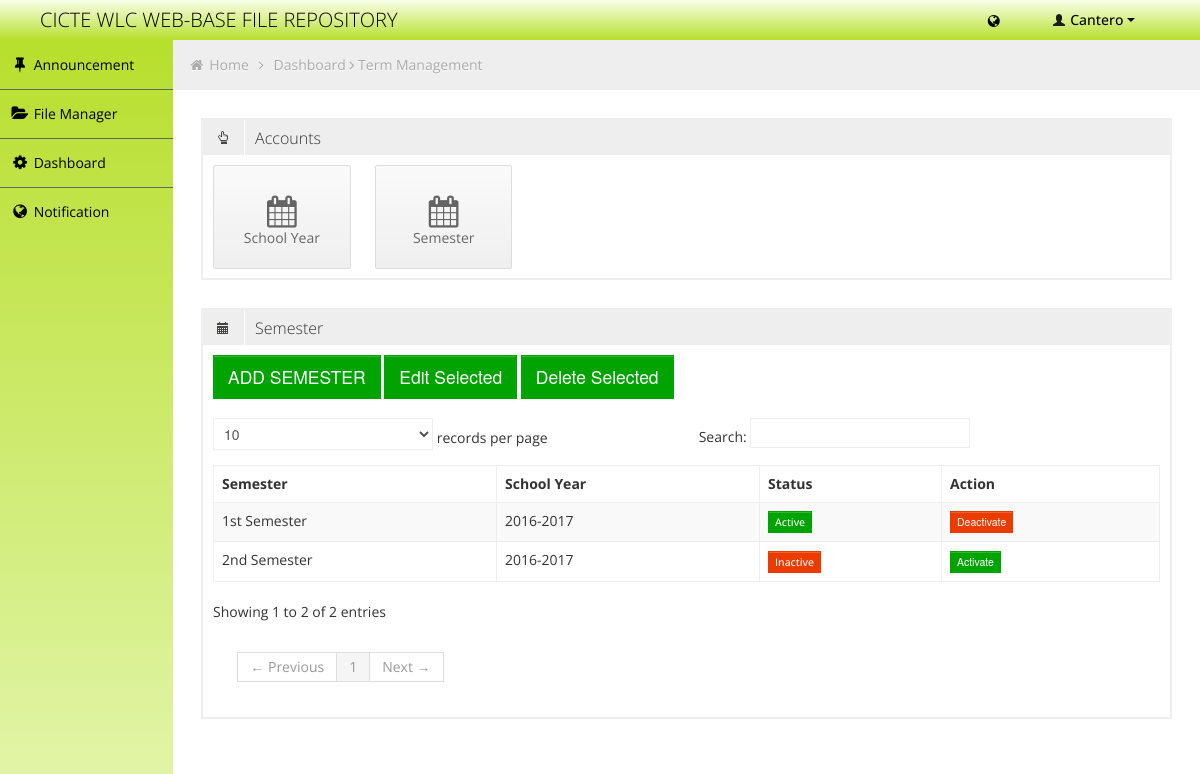
Screenshot of /termmanagement.php?sem=true (signed in) with the database file from the repository.
### tables this page shows
CREATE TABLE `fr_staff` (
  `id` int(11) NOT NULL auto_increment,
  `user_id` int(11) NOT NULL,
  `FirstN` varchar(50) NOT NULL,
  `LastN` varchar(50) NOT NULL,
  `midN` varchar(50) NOT NULL,
  PRIMARY KEY  (`id`)
);

CREATE TABLE `fr_semester` (
  `SemID` int(11) NOT NULL auto_increment,
  `Semester` varchar(100) NOT NULL,
  `SYID` int(11) NOT NULL,
  `sem_status` enum('Active','Inactive') NOT NULL default 'Inactive',
  PRIMARY KEY  (`SemID`)
);

CREATE TABLE `fr_sy` (
  `SYID` int(11) NOT NULL auto_increment,
  `SYstart` int(11) NOT NULL,
  `SYend` int(11) NOT NULL,
  PRIMARY KEY  (`SYID`)
);

### termmanagement.php (the view, shortened to what this page needs)
<!DOCTYPE html>
<html lang="en">
<head>
	<link id="bootstrap-style" href="css/bootstrap.min.css" rel="stylesheet">
	<link href="css/bootstrap-responsive.min.css" rel="stylesheet">
	<link id="base-style" href="css/style.css" rel="stylesheet">
	<link id="base-style-responsive" href="css/style-responsive.css" rel="stylesheet">
</head>
<body>
	<?php include('php/header.php'); ?>
	<div class="container-fluid-full">
		<div class="row-fluid">
			<?php include('php/menu.php'); ?>
			<div id="content" class="span10">
				<ul class="breadcrumb">
					<li>
						<i class="icon-home"></i>
						<a href="index.php">Home</a>
						<i class="icon-angle-right"></i>
					</li>
					<li><a href="dashboard.php">Dashboard</a></li>
					<i class="icon-angle-right"></i>
					<li><a href="">Term Management</a></li>
				</ul>
				<div class="row-fluid">
					<div class="box defualt span12">
						<div class="box-header">
							<h2><i class="halflings-icon hand-top"></i><span class="break"></span>Accounts</h2>
						</div>
						<div class="box-content">
							<a href="termmanagement.php?sy=true" class="quick-button span2">
								<i class="icon-calendar"></i>
								<p>School Year</p>
							</a>
							<a href="termmanagement.php?sem=true" class="quick-button span2">
								<i class="icon-calendar"></i>
								<p>Semester</p>
							</a>
							<div class="clearfix"></div>
						</div>
					</div>
				</div>
				<div class="row-fluid sortable">
				<div class="box span12">
					<?php
						if(isset($_GET['sy']))
						{
					?>
							<div class="box-header" data-original-title>
						<h2><i class="halflings-icon calendar"></i><span class="break"></span>School Year</h2>
					</div>
					<div class="box-content buttons">
						<form method="post" action="<?php $_SERVER['PHP_SELF'] ?>" name="form1">
							<input type="submit" name="sy" class="btn btn-large btn-success" value="Generate S.Y.">
						</form>
					</div>
					<div class="box-content">
						<table class="table table-striped table-bordered bootstrap-datatable datatable">
						  <thead>
							  <tr>
							  	  <th>#</th>
							  	  <th>School Year</th>
							  </tr>
						  </thead>
						  <tbody>
						  	<?php
						  			$result = mysql_query("SELECT * FROM fr_sy");
								 	if(mysql_num_rows($result) > 0)
								 	{
								 		while ($row = mysql_fetch_array($result))
								 		{
								 ?>
								 		<tr>
								 		  <td><?php echo $row['SYID']; ?></td>
									      <td><?php echo $row['SYstart'].'-'.$row['SYend']; ?></td>
									    </tr>
								<?php
										}
									}
								?>
						  </tbody>
					  </table>
					</div>
					<?php
						}
						else if(isset($_GET['sem']))
						{
					?>
					<div class="box-header" data-original-title>
						<h2><i class="halflings-icon calendar"></i><span class="break"></span>Semester</h2>
					</div>
					<div class="box-content buttons">
						<button class="btn btn-large btn-success btn-setting">ADD SEMESTER</button>
						<button class="btn btn-large btn-success">Edit Selected</button>
						<button class="btn btn-large btn-success">Delete Selected</button>
					</div>
					<div class="box-content">
						<table class="table table-striped table-bordered bootstrap-datatable datatable">
						  <thead>
							  <tr>
							  	    <th>Semester</th>
              						<th>School Year</th>
              						<th>Status</th>
              						<th>Action</th>
							  </tr>
						  </thead>
						  <tbody>
						  	<?php
									$result = mysql_query("SELECT sem.*,sy.* FROM fr_semester as sem , fr_sy as sy WHERE sem.SYID = sy.SYID");
								 	if(mysql_num_rows($result) > 0)
								 	{
								 		while ($row = mysql_fetch_array($result))
								 		{
								 ?>
								 		<tr>
											<td><?php echo $row['Semester']; ?></td>
              								<td><?php echo $row['SYstart'].'-'.$row['SYend']; ?></td>
              								<td><?php echo  $row['sem_status'] == 'Active' ? '<span class="btn btn-mini btn-success">Active</span>' : '<span class="btn btn-mini btn-danger">Inactive</span>' ; ?> </td>
              								<td><?php echo  $row['sem_status'] == 'Active' ? '<a href="termmanagement.php?sem=true&&deactivate='.$row['SemID'].'"><button class="btn btn-mini btn-danger">Deactivate</button></a>' : '<a href="termmanagement.php?sem=true&&activate='.$row['SemID'].'"><button class="btn btn-mini btn-success">Activate</button></a>' ; ?> </td>
										</tr>
								<?php
										}
									}
								?>
						  </tbody>
					  </table>
					</div>
					<?php
						}
					?>
				</div>
			</div>
			</div>
		</div>
	</div>
</body>
</html>

### php/header.php (shortened to what this page needs)
<?php
		if($_SESSION['UserLvl'] == 1)
		{
			$result1 = mysql_query("SELECT * FROM fr_stud WHERE user_id = '".$_SESSION['user_id']."'");
			$row1 = mysql_fetch_array($result1);
			$name = $row1['FName'];
			$lname = $row1['LName'];
		}
		else  if($_SESSION['UserLvl'] >= 3)
		{
			$result1 = mysql_query("SELECT * FROM fr_staff WHERE user_id = '".$_SESSION['user_id']."'");
			$row1 = mysql_fetch_array($result1);
			$name = $row1['FirstN'];
		}
?>
<div class="navbar">
	<div class="navbar-inner">
		<div class="container-fluid">
			<a class="brand" href=""><span>CICTE WLC WEB-BASE FILE REPOSITORY</span></a>
			<div class="nav-no-collapse header-nav">
				<ul class="nav pull-right">
					<li class="dropdown hidden-phone">
								<a class="btn dropdown-toggle" data-toggle="dropdown" href="#">
										<i class="icon-globe"></i>
								</a>
					</li>
					<li class="dropdown">
						<a class="btn dropdown-toggle" data-toggle="dropdown" href="#">
							<i class="halflings-icon white user"></i> <?php echo $name; ?>
							<span class="caret"></span>
						</a>
					</li>
				</ul>
			</div>
		</div>
	</div>
</div>

### css/style-responsive.css (style rules this page uses)
@media (min-width: 1200px) { .container-fluid-full { overflow: hidden; position: relative; height: 100%; } }
@media (min-width: 1200px) { #content { width: 85.578%; padding: 28px; margin: 0px 0px; margin-left: 14.422% !important; } }

### css/halflings.css (style rules this page uses)
html, html .halflings { -webkit-font-smoothing: antialiased !important; }
.halflings-icon { display: inline-block; width: 14px; height: 14px; line-height: 14px; vertical-align: text-top; background-image: url(../img/glyphicons_halflings.svg); background-position: 0 0; background-repeat: no-repeat; vertical-align: top; *display: inline; *zoom: 1; *margin-right: .3em; }
.halflings-icon.user { background-position: -168px 0; }
.halflings-icon.calendar { background-position: -192px -120px; }
.halflings-icon.hand-top { background-position: -192px -144px; }

### rows the page displays
fr_staff: FirstN "Cantero"
fr_semester: Semester "1st Semester", SYID.SYstart "2016", SYID.SYend "2017", sem_status "Active"
fr_semester: Semester "2nd Semester", SYID.SYstart "2016", SYID.SYend "2017", sem_status "Inactive"
